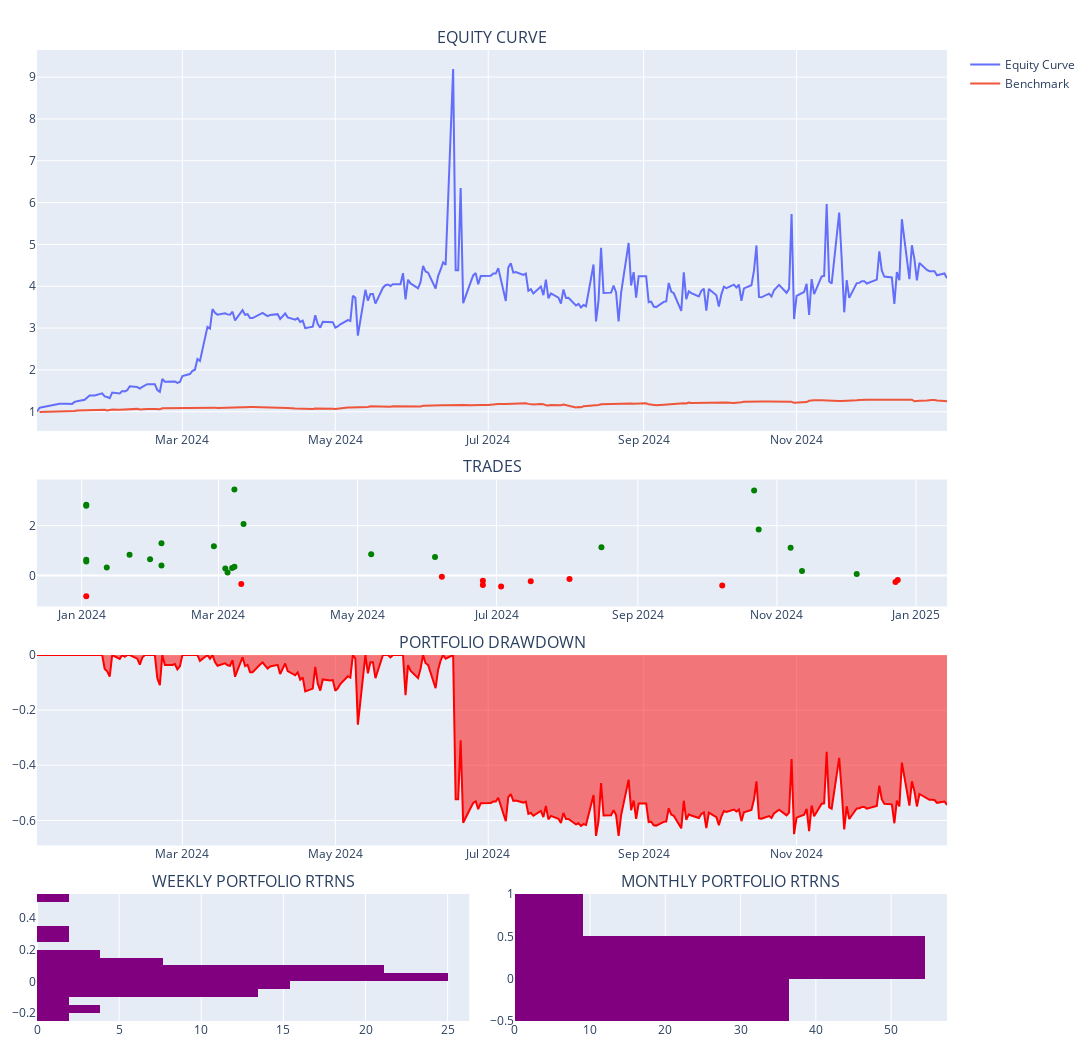

The cell this chart's notebook holds for it:
### Code cell
pm.plot_portfolio()
# Check if the jump is real
# Why is NVDA trades saying None?

### Figure 1 — Plotly figure (JSON) as saved in the notebook; plotly's stock layout.template omitted (floating-point values rounded to 4 significant figures; data arrays with more than 128 entries replaced by an {"elided": "..."} marker saying what was removed)
{"data": [{"name": "Equity Curve", "showlegend": true, "type": "scatter", "x": {"elided": "260 str values"}, "xaxis": "x", "y": {"elided": "260 float values"}, "yaxis": "y"}, {"name": "Benchmark", "showlegend": true, "type": "scatter", "x": {"elided": "260 str values"}, "xaxis": "x", "y": {"elided": "260 float values"}, "yaxis": "y"}, {"customdata": [5, 15, 20, 11, 1, 25, 25, 2, 11, 24, 6, 25, 69, 34, 30, 50, 28, 52, 152, 51, 10, 22, 2, 19, 132, 44, 10, 91, 9, 8, 23, 3, 60, 2, 49], "hovertemplate": "<b>%{text}</b><br><br>Date: %{x}<br>Size: %{customdata}<br>PnL: %{y}<br>", "marker": {"color": ["red", "green", "green", "green", "green", "green", "green", "green", "green", "green", "green", "green", "green", "green", "green", "green", "red", "green", "green", "green", "red", "red", "red", "red", "red", "red", "green", "red", "green", "green", "green", "green", "green", "red", "red"]}, "mode": "markers", "name": "Ticker", "showlegend": false, "text": ["BA", "AMD", "META", "COST", "NFLX", "NVDA", "AMD", "AMZN", "META", "NVDA", "NFLX", "AMD", "AMD", "AMD", "AMD", "NVDA", "AMD", "NVDA", "AMD", "NVDA", "COST", "META", "AMZN", "TSLA", "AMD", "META", "TSLA", "AMD", "COST", "NFLX", "TSLA", "AMZN", "TSLA", "BA", "NVDA"], "type": "scatter", "x": ["2024-01-03T00:00:00", "2024-01-03T00:00:00", "2024-01-03T00:00:00", "2024-01-03T00:00:00", "2024-01-03T00:00:00", "2024-01-12T00:00:00", "2024-01-22T00:00:00", "2024-01-31T00:00:00", "2024-02-05T00:00:00", "2024-02-05T00:00:00", "2024-02-28T00:00:00", "2024-03-04T00:00:00", "2024-03-05T00:00:00", "2024-03-07T00:00:00", "2024-03-08T00:00:00", "2024-03-08T00:00:00", "2024-03-11T00:00:00", "2024-03-12T00:00:00", "2024-05-07T00:00:00", "2024-06-04T00:00:00", "2024-06-07T00:00:00", "2024-06-25T00:00:00", "2024-06-25T00:00:00", "2024-07-03T00:00:00", "2024-07-16T00:00:00", "2024-08-02T00:00:00", "2024-08-16T00:00:00", "2024-10-08T00:00:00", "2024-10-22T00:00:00", "2024-10-24T00:00:00", "2024-11-07T00:00:00", "2024-11-12T00:00:00", "2024-12-06T00:00:00", "2024-12-23T00:00:00", "2024-12-24T00:00:00"], "xaxis": "x2", "y": [-0.8388, 0.557, 2.806, 2.843, 0.6349, 0.3249, 0.8359, 0.6483, 0.4048, 1.298, 1.179, 0.2839, 0.1194, 0.3034, 0.3479, 3.452, -0.3387, 2.07, 0.854, 0.74, -0.04786, -0.3817, -0.2068, -0.4447, -0.233, -0.1435, 1.139, -0.4004, 3.416, 1.843, 1.114, 0.1776, 0.06044, -0.2585, -0.18], "yaxis": "y2"}, {"fill": "tozeroy", "line": {"color": "red"}, "name": "Drawdown", "showlegend": false, "type": "scatter", "x": {"elided": "260 str values"}, "xaxis": "x3", "y": {"elided": "260 float values"}, "yaxis": "y3"}, {"histnorm": "percent", "marker": {"color": "purple"}, "showlegend": false, "type": "histogram", "xaxis": "x4", "y": [null, 0.07371, 0.05375, 0.107, 0.05118, 0.1047, 0.03012, 0.03547, 0.07911, 0.1934, 0.501, -0.04139, 0.01766, 0.02214, -0.01698, -0.07876, 0.05009, -0.01847, -0.08785, 0.2716, 0.1298, 0.004343, 0.06301, 0.04324, -0.2028, 0.1807, 0.04403, -0.02131, -0.1174, -0.0006111, -0.02645, -0.05482, 0.08974, 0.001781, 0.1023, -0.1736, 0.09417, 0.001387, 0.02575, 0.005469, -0.001989, -0.05432, 0.07953, -0.06537, 0.01207, 0.06574, -0.0841, 0.09229, 0.04085, 0.3238, -0.1867, -0.06475, -0.01709], "yaxis": "y4"}, {"histnorm": "percent", "marker": {"color": "purple"}, "showlegend": false, "type": "histogram", "xaxis": "x5", "y": [null, 0.2633, 0.895, -0.03021, 0.2948, 0.04378, -0.07601, 0.08011, -0.1067, -0.1506, 0.2647, 0.03022], "yaxis": "y5"}], "layout": {"annotations": [{"font": {"size": 16}, "showarrow": false, "text": "EQUITY CURVE", "x": 0.5, "xanchor": "center", "xref": "paper", "y": 1.0, "yanchor": "bottom", "yref": "paper"}, {"font": {"size": 16}, "showarrow": false, "text": "TRADES", "x": 0.5, "xanchor": "center", "xref": "paper", "y": 0.5577, "yanchor": "bottom", "yref": "paper"}, {"font": {"size": 16}, "showarrow": false, "text": "PORTFOLIO DRAWDOWN", "x": 0.5, "xanchor": "center", "xref": "paper", "y": 0.3769, "yanchor": "bottom", "yref": "paper"}, {"font": {"size": 16}, "showarrow": false, "text": "WEEKLY PORTFOLIO RTRNS", "x": 0.2375, "xanchor": "center", "xref": "paper", "y": 0.1308, "yanchor": "bottom", "yref": "paper"}, {"font": {"size": 16}, "showarrow": false, "text": "MONTHLY PORTFOLIO RTRNS", "x": 0.7625, "xanchor": "center", "xref": "paper", "y": 0.1308, "yanchor": "bottom", "yref": "paper"}], "height": 1050, "hovermode": "x unified", "margin": {"b": 20, "l": 15, "r": 15, "t": 50}, "paper_bgcolor": "WHITE", "width": 1200, "xaxis": {"anchor": "y", "domain": [0, 1]}, "xaxis2": {"anchor": "y2", "domain": [0, 1]}, "xaxis3": {"anchor": "y3", "domain": [0, 1]}, "xaxis4": {"anchor": "y4", "domain": [0, 0.475]}, "xaxis5": {"anchor": "y5", "domain": [0.525, 1]}, "yaxis": {"anchor": "x", "domain": [0.6077, 1.0]}, "yaxis2": {"anchor": "x2", "domain": [0.4269, 0.5577]}, "yaxis3": {"anchor": "x3", "domain": [0.1808, 0.3769]}, "yaxis4": {"anchor": "x4", "domain": [0, 0.1308]}, "yaxis5": {"anchor": "x5", "domain": [0, 0.1308]}}}
